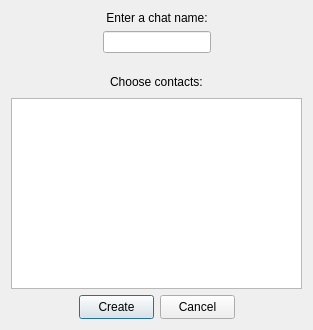
<?xml version="1.0" encoding="UTF-8"?>
<ui version="4.0">
 <class>CreateGroupChat</class>
 <widget class="QDialog" name="CreateGroupChat">
  <property name="geometry">
   <rect>
    <x>0</x>
    <y>0</y>
    <width>313</width>
    <height>330</height>
   </rect>
  </property>
  <property name="minimumSize">
   <size>
    <width>313</width>
    <height>330</height>
   </size>
  </property>
  <property name="windowTitle">
   <string>Create group chat</string>
  </property>
  <layout class="QVBoxLayout" name="verticalLayout_2">
   <item>
    <layout class="QHBoxLayout" name="horizontalLayout_2">
     <item>
      <spacer name="horizontalSpacer_3">
       <property name="orientation">
        <enum>Qt::Horizontal</enum>
       </property>
       <property name="sizeHint" stdset="0">
        <size>
         <width>40</width>
         <height>20</height>
        </size>
       </property>
      </spacer>
     </item>
     <item>
      <layout class="QVBoxLayout" name="verticalLayout">
       <item>
        <widget class="QLabel" name="enter_chat_name_lbl">
         <property name="sizePolicy">
          <sizepolicy hsizetype="Preferred" vsizetype="Fixed">
           <horstretch>0</horstretch>
           <verstretch>0</verstretch>
          </sizepolicy>
         </property>
         <property name="text">
          <string>Enter a chat name:</string>
         </property>
         <property name="alignment">
          <set>Qt::AlignCenter</set>
         </property>
        </widget>
       </item>
       <item>
        <widget class="QLineEdit" name="chat_name_elbl">
         <property name="sizePolicy">
          <sizepolicy hsizetype="Fixed" vsizetype="Fixed">
           <horstretch>0</horstretch>
           <verstretch>0</verstretch>
          </sizepolicy>
         </property>
        </widget>
       </item>
      </layout>
     </item>
     <item>
      <spacer name="horizontalSpacer_4">
       <property name="orientation">
        <enum>Qt::Horizontal</enum>
       </property>
       <property name="sizeHint" stdset="0">
        <size>
         <width>40</width>
         <height>20</height>
        </size>
       </property>
      </spacer>
     </item>
    </layout>
   </item>
   <item>
    <spacer name="verticalSpacer">
     <property name="orientation">
      <enum>Qt::Vertical</enum>
     </property>
     <property name="sizeType">
      <enum>QSizePolicy::Fixed</enum>
     </property>
     <property name="sizeHint" stdset="0">
      <size>
       <width>20</width>
       <height>13</height>
      </size>
     </property>
    </spacer>
   </item>
   <item>
    <layout class="QHBoxLayout" name="horizontalLayout">
     <item>
      <layout class="QGridLayout" name="gridLayout">
       <item row="0" column="0" colspan="2">
        <spacer name="horizontalSpacer_7">
         <property name="orientation">
          <enum>Qt::Horizontal</enum>
         </property>
         <property name="sizeHint" stdset="0">
          <size>
           <width>40</width>
           <height>20</height>
          </size>
         </property>
        </spacer>
       </item>
       <item row="0" column="2" colspan="2">
        <widget class="QLabel" name="chose_contacts_lbl">
         <property name="sizePolicy">
          <sizepolicy hsizetype="Fixed" vsizetype="Fixed">
           <horstretch>0</horstretch>
           <verstretch>0</verstretch>
          </sizepolicy>
         </property>
         <property name="text">
          <string>Choose contacts:</string>
         </property>
        </widget>
       </item>
       <item row="0" column="4" colspan="2">
        <spacer name="horizontalSpacer_8">
         <property name="orientation">
          <enum>Qt::Horizontal</enum>
         </property>
         <property name="sizeHint" stdset="0">
          <size>
           <width>40</width>
           <height>20</height>
          </size>
         </property>
        </spacer>
       </item>
       <item row="1" column="0" colspan="6">
        <widget class="QListWidget" name="contacts_lw"/>
       </item>
       <item row="2" column="0">
        <spacer name="horizontalSpacer">
         <property name="orientation">
          <enum>Qt::Horizontal</enum>
         </property>
         <property name="sizeHint" stdset="0">
          <size>
           <width>40</width>
           <height>20</height>
          </size>
         </property>
        </spacer>
       </item>
       <item row="2" column="1" colspan="2">
        <widget class="QPushButton" name="create_pb">
         <property name="minimumSize">
          <size>
           <width>75</width>
           <height>24</height>
          </size>
         </property>
         <property name="text">
          <string>Create</string>
         </property>
        </widget>
       </item>
       <item row="2" column="3" colspan="2">
        <widget class="QPushButton" name="cancel_pb">
         <property name="minimumSize">
          <size>
           <width>75</width>
           <height>24</height>
          </size>
         </property>
         <property name="text">
          <string>Cancel</string>
         </property>
        </widget>
       </item>
       <item row="2" column="5">
        <spacer name="horizontalSpacer_2">
         <property name="orientation">
          <enum>Qt::Horizontal</enum>
         </property>
         <property name="sizeHint" stdset="0">
          <size>
           <width>40</width>
           <height>20</height>
          </size>
         </property>
        </spacer>
       </item>
      </layout>
     </item>
    </layout>
   </item>
  </layout>
 </widget>
 <resources/>
 <connections/>
</ui>
